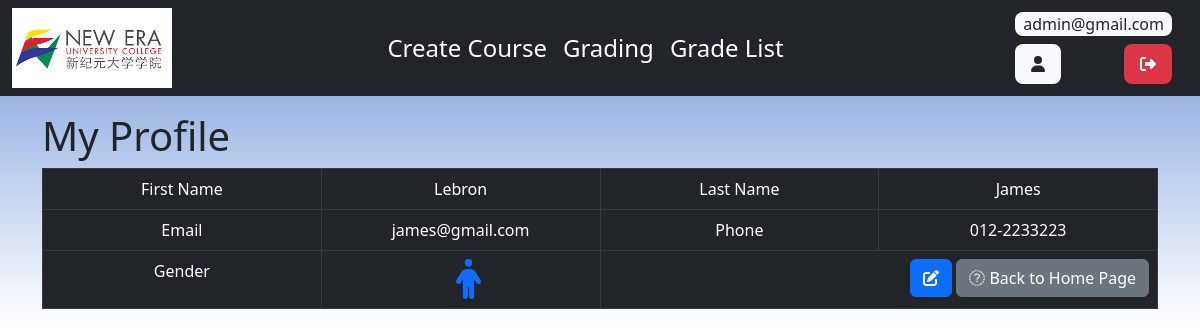
The app's page /lecture/lec_profile.php?lecture_id=1 (signed in) with its own data.
### tables this page shows
CREATE TABLE IF NOT EXISTS `lecture` (
  `lecture_id` int(255) NOT NULL AUTO_INCREMENT,
  `lecture_firstname` text NOT NULL,
  `lecture_lastname` text NOT NULL,
  `lecture_password` varchar(50) NOT NULL,
  `lecture_email` varchar(128) NOT NULL,
  `lecture_phone` varchar(11) NOT NULL,
  `lecture_gender` varchar(30) NOT NULL,
  `user_type` varchar(50) NOT NULL,
  `lecture_entrytime` timestamp NOT NULL DEFAULT CURRENT_TIMESTAMP,
  PRIMARY KEY (`lecture_id`)
);

### lecture/lec_profile.php (the view, shortened to what this page needs)
<!DOCTYPE HTML>
<html>
<head>
    <link href="https://cdn.jsdelivr.net/npm/bootstrap@5.2.2/dist/css/bootstrap.min.css" rel="stylesheet">
    <link href="../css/background.css" rel="stylesheet" />
</head>
<body>
    <div class="container-fluid px-0">
        <?php include 'lec_topnav.php'; ?>
        <div class="container my-3">
            <div class="page-header">
                <h1>My Profile</h1>
            </div>
            <?php
            $lecture_id = isset($_GET['lecture_id']) ? $_GET['lecture_id'] : die('ERROR: Record Customer not found.');
            include '../config/database.php';
            try {
                $query = "SELECT * FROM lecture WHERE lecture_id = :lecture_id ";
                $stmt = $con->prepare($query);
                $stmt->bindParam(":lecture_id", $lecture_id);
                $stmt->execute();
                $row = $stmt->fetch(PDO::FETCH_ASSOC);
                $lecture_firstname = $row['lecture_firstname'];
                $lecture_lastname = $row['lecture_lastname'];
                $lecture_email = $row['lecture_email'];
                $lecture_phone = $row['lecture_phone'];
                $lecture_gender = $row['lecture_gender'];
            }
            catch (PDOException $exception) {
                die('ERROR: ' . $exception->getMessage());
            }
            ?>
            <table class='table table-hover table-dark table-responsive table-bordered'>
                <tr>
                    <td class="text-center col-3">First Name</td>
                    <td class="text-center col-3"><?php echo htmlspecialchars($lecture_firstname, ENT_QUOTES);  ?></td>
                    <td class="text-center col-3">Last Name</td>
                    <td class="text-center col-3"><?php echo htmlspecialchars($lecture_lastname, ENT_QUOTES);  ?></td>
                </tr>
                <tr>
                    <td class="text-center col-3">Email</td>
                    <td class="text-center col-3"><?php echo htmlspecialchars($lecture_email, ENT_QUOTES);  ?></td>
                    <td class="text-center col-3">Phone</td>
                    <td class="text-center col-3"><?php echo htmlspecialchars($lecture_phone, ENT_QUOTES);  ?></td>
                </tr>
                <tr>
                    <td class="text-center col-3">Gender</td>
                    <td class="text-center col-3"><?php if ($lecture_gender == "male") {
                                                        echo "<i class='fa-solid fa-person fs-1 text-primary ms-3'></i>";
                                                    } else {
                                                        echo "<i class='fa-solid fa-person-dress fs-1 text-danger ms-3'></i>";
                                                    } ?></td>
                    <td class="text-end" colspan="2">
                        <?php echo "<a href='lec_update.php?lecture_id={$lecture_id}' class='btn btn-primary m-r-1em'><i class='fa-solid fa-pen-to-square'></i></a>"; ?>
                        <a href='index.php' class='btn btn-secondary'><i class="fa-sharp fa-solid fa-circle-arrow-left"></i> Back to Home Page</a>
                    </td>
                </tr>
            </table>
        </div>
    </div>
</body>
</html>

### css/background.css (style rules this page uses)
body { background: linear-gradient(#7396d8, #ffffff); background-repeat: repeat-x; }

### records on screen
lecture: lecture_firstname "Lebron", lecture_lastname "James", lecture_email "james@gmail.com", lecture_phone "012-2233223"

### other values on screen
$_SESSION["login"] "admin@gmail.com"
